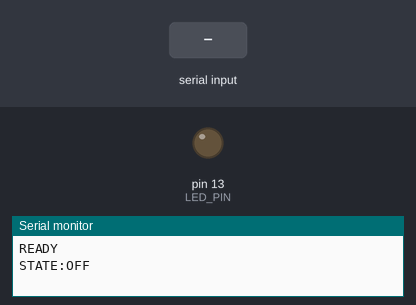
Bench run of a sketch on a simulated Arduino Uno, built with avr-gcc and run on an emulated ATmega328P. On the bench: output pins drawn as LEDs (lit = HIGH), the last lines printed to the serial monitor. The inputs (shaded band) are chosen by the test bench.

Above: at 1.4 s.
1.5 s: "ON\n" received over Serial
At 2.0 s:
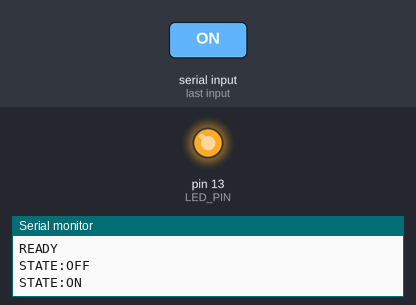
3.0 s: "OFF\n" received over Serial
At 4.3 s:
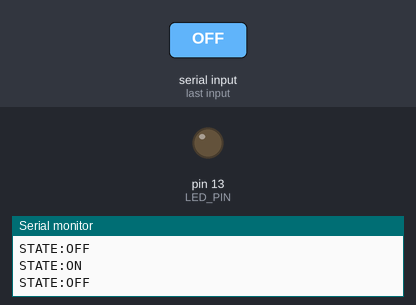
Timing chart, 0 to 6.0 s (numbered marks = the images above; inputs shaded):
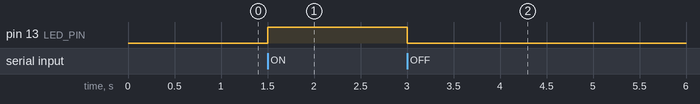

Measured:
- after the input at 1.5 s, pin 13 (LED_PIN): LOW → HIGH at once
- after the input at 3.0 s, pin 13 (LED_PIN): HIGH → LOW at once

The sketch:

llm_simple_led.ino
```cpp
// Arduino: LED on pin 13
const int LED_PIN = 13;
bool ledState = false;

String readLine() {
  static String buf = "";
  while (Serial.available()) {
    char c = (char)Serial.read();
    if (c == '\n') {
      String line = buf;
      buf = "";
      line.trim();
      return line;
    } else if (c != '\r') {
      buf += c;
    }
  }
  return "";
}

void replyState() {
  Serial.print("STATE:");
  Serial.println(ledState ? "ON" : "OFF");
}

void setLed(bool on) {
  ledState = on;
  digitalWrite(LED_PIN, ledState ? HIGH : LOW);
  replyState();
}

void setup() {
  pinMode(LED_PIN, OUTPUT);
  digitalWrite(LED_PIN, LOW);
  Serial.begin(115200);
  delay(200);
  Serial.println("READY");
  replyState();
}

void loop() {
  String cmd = readLine();
  if (cmd.length() == 0) return;

  cmd.toUpperCase();

  if (cmd == "ON") setLed(true);
  else if (cmd == "OFF") setLed(false);
  else if (cmd == "STATUS") replyState();
  else {
    Serial.print("ERR:UNKNOWN_CMD:");
    Serial.println(cmd);
  }
}
```
